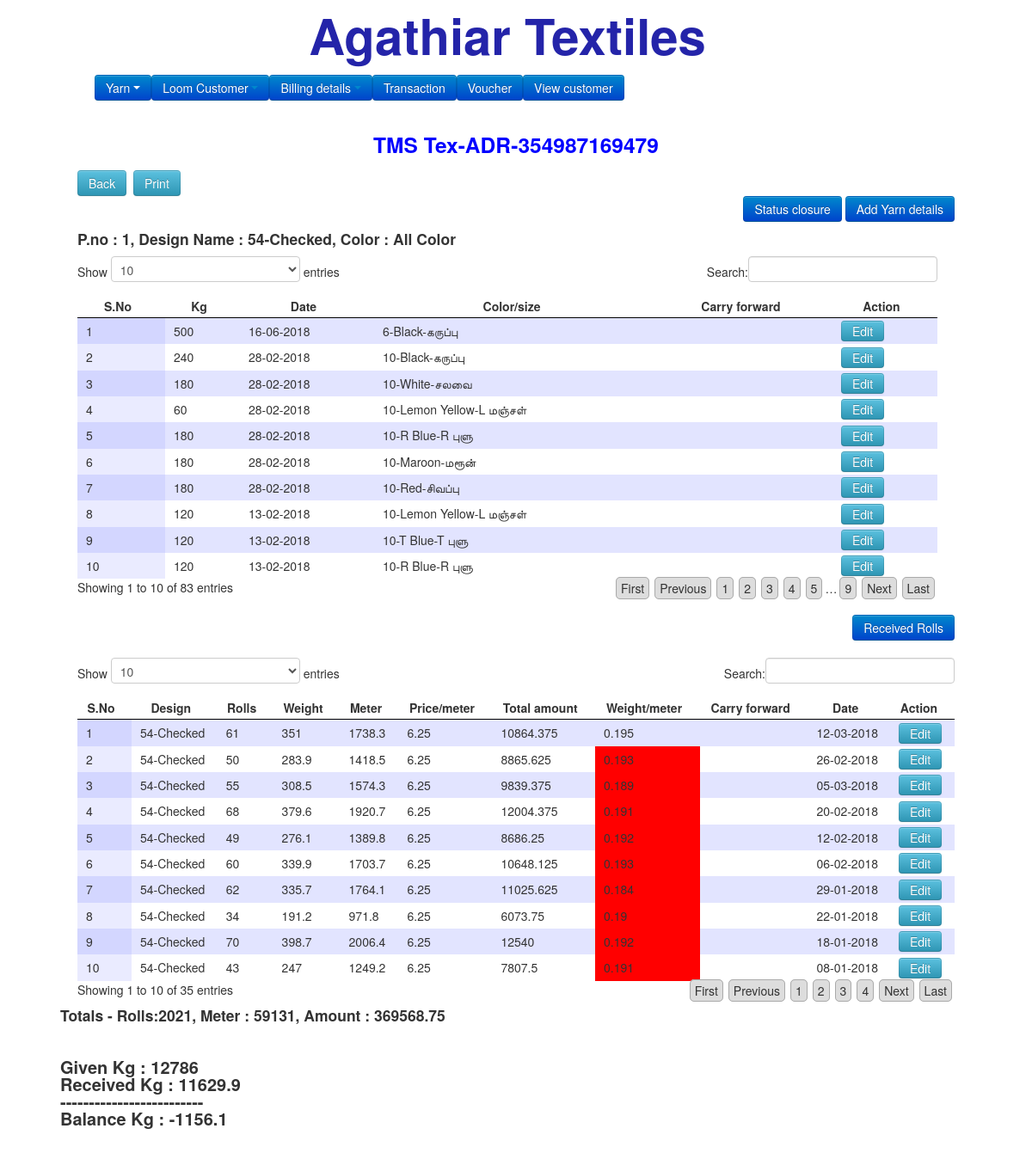
Screenshot of /paavudetails.php?userid=1&paavuid=2 with the database file from the repository.
### tables this page shows
CREATE TABLE `users` (
  `id` int(50) NOT NULL,
  `name` varchar(50) NOT NULL,
  `emailid` varchar(50) NOT NULL,
  `mobileno` varchar(50) NOT NULL,
  `address` varchar(150) NOT NULL,
  `date` varchar(50) NOT NULL
);

CREATE TABLE `paavus` (
  `id` int(50) NOT NULL,
  `paavuno` int(20) NOT NULL,
  `name` varchar(50) NOT NULL,
  `userid` int(50) NOT NULL,
  `price` double NOT NULL,
  `date` timestamp NOT NULL DEFAULT CURRENT_TIMESTAMP,
  `color` varchar(50) NOT NULL,
  `status` int(10) NOT NULL,
  `statusupdate` varchar(50) NOT NULL,
  `carry_paavuid` int(20) NOT NULL,
  `closeamount` double NOT NULL
);

CREATE TABLE `designs` (
  `id` int(11) NOT NULL,
  `name` varchar(50) NOT NULL,
  `fromvalue` float NOT NULL,
  `tovalue` float NOT NULL,
  `date` varchar(100) NOT NULL
);

CREATE TABLE `paavudetails` (
  `id` int(11) NOT NULL,
  `paavuid` int(11) NOT NULL,
  `carry_paavuid` int(10) NOT NULL,
  `kg` double NOT NULL,
  `color` int(11) NOT NULL,
  `date` varchar(50) NOT NULL,
  `printno` int(20) NOT NULL,
  `threadid` int(20) NOT NULL,
  `yarnprintno` int(20) NOT NULL
);

CREATE TABLE `color` (
  `id` int(50) NOT NULL,
  `name` text NOT NULL,
  `date` varchar(50) NOT NULL
);

CREATE TABLE `returnpavudetails` (
  `id` int(10) NOT NULL,
  `paavuid` int(10) NOT NULL,
  `carry_paavuid` int(10) NOT NULL,
  `roles` varchar(223) NOT NULL,
  `weight` double NOT NULL,
  `meter` double NOT NULL,
  `amount` double NOT NULL,
  `date` varchar(50) NOT NULL,
  `design` int(50) NOT NULL
);

### paavudetails.php (the view, shortened to what this page needs)
<?php
include('template/header.php');
$userid=$_REQUEST["userid"];
$paavuid=$_REQUEST["paavuid"];
$paavus = getSingleData('paavus',$paavuid);
$users = getSingleData('users',$userid);
$desings = getSingleData('designs',$paavus[0]['name']);
?>
<div id="print">
<center><h3 style="color:blue;"><?php echo $users[0]['name']; ?></h3></center>
<div class="back"><a href="paavu.php?userid=<?php echo $userid; ?>"><input type="button" value="Back" class="btn btn-info"></a>&nbsp;&nbsp;<a href="javascript:void(0);" onclick="printTrigger();"><input type="button" value="Print" class="btn btn-info"></a></div>
<div align="right" class="row">
<?php
if($paavus[0]['status'] == 0) { ?>
<a href="statusupdate.php?userid=<?php echo $userid; ?>&paavuid=<?php echo $paavuid; ?>"><input type="button" value="Status closure" class="btn btn-primary"></a>
<a href="add_paavudetails.php?userid=<?php echo $userid; ?>&paavuid=<?php echo $paavuid; ?>"><input type="submit" value="Add Yarn details" class="btn btn-primary"></a>
<?php } ?>
</div>
<?php
$select=mysql_query("SELECT * FROM paavudetails where paavuid = {$paavuid} order by id desc");
?>
<h4>P.no : <?php echo $paavus[0]['paavuno']; ?>, Design Name : <?php echo getDataByName('designs', $paavus[0]['name'], 'name');  ?>, Color : <?php echo $paavus[0]['color']  ?></h4>
<div class="row container-fluid">
<div class="col-sm-12">
<table id="example" border="0">
<thead>
<tr>
<th>S.No</th>
<th>Kg</th>
<th>Date</th>
<th>Color/size</th>
<th>Carry forward</th>
<th>Action</th>
</tr>
</thead>
<tbody>
<?php
$sno = 1;
$addKg = 0;
$returnKg = 0;
while($fetch = mysql_fetch_assoc($select)) {
	$addKg = $addKg + $fetch["kg"];
	if($fetch["carry_paavuid"] != 0){
		$carry_paavus = getSingleData('paavus',$fetch["carry_paavuid"]);
		if(!empty($carry_paavus)) {
		$carryfor = "carry forward from: ".$carry_paavus[0]['paavuno']."-".getDataByName('designs', $carry_paavus[0]['name'], 'name');
		} else {
			$carryfor = '';
		}
	} else {
		$carryfor = '';
	}
echo "<tr><td>{$sno}</td><td>".$fetch["kg"]."</td><td>".date('d-m-Y',$fetch["date"])."</td><td>".getDataByName('color', $fetch["color"], 'name')."</td><td>".$carryfor."</td><td>"."<button class='btn btn-info cbtn' onclick=\"redirect('add_paavudetails.php?id=".$fetch["id"]."&paavuid=".$paavuid."&userid=".$userid."')\">Edit</button></td></tr>";
$sno++;
}
?>
</tbody>
</table>
</div>
</div>
<?php if($paavus[0]['status'] == 0) { ?>
<div class="row" align="right"><a href="return_Paavudetails.php?userid=<?php echo $userid; ?>&paavuid=<?php echo $paavuid; ?>"><input type="submit" value="Received Rolls" class="btn btn-primary"></a></div>
<?php } ?>
<?php
$select=mysql_query("SELECT * FROM `returnpavudetails` where paavuid = {$paavuid} order by id desc");
?>
<table class="example" border="0">
<thead>
<tr>
<th>S.No</th>
<th>Design</th>
<th>Rolls</th>
<th>Weight</th>
<th>Meter</th>
<th>Price/meter</th>
<th>Total amount</th>
<th>Weight/meter</th>
<th>Carry forward</th>
<th>Date</th>
<th>Action</th>
</tr>
</thead>
<tbody>
<?php
$i = 1;
$totalroles = 0;
$totalmeter = 0;
$totalamount = 0;
while($fetch = mysql_fetch_assoc($select)) {
$returnKg = $returnKg+$fetch["weight"];
if($fetch["carry_paavuid"] != 0){
		$carry_paavus = getSingleData('paavus',$fetch["carry_paavuid"]);
		if(empty($carry_paavus)) {
			$carryfor = 'carry forward from paavu';
		} else {
			$carryfor = "carry forward from: ".$carry_paavus[0]['paavuno']."-".getDataByName('designs', $carry_paavus[0]['name'], 'name');
		}
	} else {
		$carryfor = '';
	}
if(($fetch["meter"]+$fetch["roles"]) == 0){
	$meter = '';
}else{
	$meter = round($fetch["weight"]/($fetch["meter"]+$fetch["roles"]),3);
}
if($desings[0]['fromvalue'] && $desings[0]['fromvalue'] <= $meter && $desings[0]['tovalue'] >= $meter) {
	$meterstyle = "";
} else {
	$meterstyle = "style='background:red;'";
}
$totalroles = $totalroles + $fetch["roles"];
$totalmeter = $totalmeter + $fetch["meter"];
$totalamount = $totalamount + ($fetch["amount"]*$fetch["meter"]);
echo "<tr><td>".$i++."</td><td>".getDataByName('designs', $fetch["design"], 'name')."</td><td>".$fetch["roles"]."</td><td>".$fetch["weight"]."</td><td>".$fetch["meter"]."</td><td>".$fetch["amount"]."</td><td>".($fetch["amount"]*$fetch["meter"])."</td><td ".$meterstyle.">".$meter."</td><td>".$carryfor."</td><td>".date('d-m-Y',$fetch["date"])."</td><td><button class='btn btn-info cbtn' onclick=\"redirect('return_paavudetails.php?id=".$fetch["id"]."&paavuid=".$paavuid."&userid=".$userid."')\">Edit</button></td></tr>";
}
?>
</tbody>
</table>
<br/>
<div class="row">
<h4>Totals -  Rolls:<?php echo $totalroles; ?>,  Meter : <?php echo $totalmeter; ?>,  Amount : <?php echo $totalamount; ?> </h4></div>
<div class="row" style="font-size:20px;padding-top:30px;font-weight:bold;">
Given Kg : <?php echo $addKg; ?><br/>
Received Kg : <?php echo $returnKg; ?><br/>
-------------------------<br/>
Balance Kg : <?php echo $returnKg-$addKg; ?>
</div>
<div class="row" align="center" style="font-size:20px;padding-top:30px;font-weight:bold;">
</body>
</html>

### rows the page displays
users: name "TMS Tex-ADR-354987169479"
paavus: paavuno "1", name.name "54-Checked", color "All Color"
paavudetails: kg "500", date "16-06-2018", color.name "6-Black-கருப்பு"
paavudetails: kg "240", date "28-02-2018", color.name "10-Black-கருப்பு"
paavudetails: kg "180", date "28-02-2018", color.name "10-White-சலவை"
paavudetails: kg "60", date "28-02-2018", color.name "10-Lemon Yellow-L மஞ்சள்"
paavudetails: kg "180", date "28-02-2018", color.name "10-R Blue-R புளு"
paavudetails: kg "180", date "28-02-2018", color.name "10-Maroon-மரூன்"
paavudetails: kg "180", date "28-02-2018", color.name "10-Red-சிவப்பு"
paavudetails: kg "120", date "13-02-2018", color.name "10-Lemon Yellow-L மஞ்சள்"
paavudetails: kg "120", date "13-02-2018", color.name "10-T Blue-T புளு"
paavudetails: kg "120", date "13-02-2018", color.name "10-R Blue-R புளு"
returnpavudetails: design.name "54-Checked", roles "61", weight "351", meter "1738.3", amount "6.25", $fetch["amount"]*$fetch["meter"] "10864.375", meter "0.195", date "12-03-2018"
returnpavudetails: design.name "54-Checked", roles "50", weight "283.9", meter "1418.5", amount "6.25", $fetch["amount"]*$fetch["meter"] "8865.625", meter "0.193", date "26-02-2018"
returnpavudetails: design.name "54-Checked", roles "55", weight "308.5", meter "1574.3", amount "6.25", $fetch["amount"]*$fetch["meter"] "9839.375", meter "0.189", date "05-03-2018"
returnpavudetails: design.name "54-Checked", roles "68", weight "379.6", meter "1920.7", amount "6.25", $fetch["amount"]*$fetch["meter"] "12004.375", meter "0.191", date "20-02-2018"
returnpavudetails: design.name "54-Checked", roles "49", weight "276.1", meter "1389.8", amount "6.25", $fetch["amount"]*$fetch["meter"] "8686.25", meter "0.192", date "12-02-2018"
returnpavudetails: design.name "54-Checked", roles "60", weight "339.9", meter "1703.7", amount "6.25", $fetch["amount"]*$fetch["meter"] "10648.125", meter "0.193", date "06-02-2018"
returnpavudetails: design.name "54-Checked", roles "62", weight "335.7", meter "1764.1", amount "6.25", $fetch["amount"]*$fetch["meter"] "11025.625", meter "0.184", date "29-01-2018"
returnpavudetails: design.name "54-Checked", roles "34", weight "191.2", meter "971.8", amount "6.25", $fetch["amount"]*$fetch["meter"] "6073.75", meter "0.19", date "22-01-2018"
returnpavudetails: design.name "54-Checked", roles "70", weight "398.7", meter "2006.4", amount "6.25", $fetch["amount"]*$fetch["meter"] "12540", meter "0.192", date "18-01-2018"
returnpavudetails: design.name "54-Checked", roles "43", weight "247", meter "1249.2", amount "6.25", $fetch["amount"]*$fetch["meter"] "7807.5", meter "0.191", date "08-01-2018"

### other values shown
$totalroles "2021"
$totalmeter "59131"
$totalamount "369568.75"
$addKg "12786"
$returnKg "11629.9"
$returnKg-$addKg "-1156.1"
